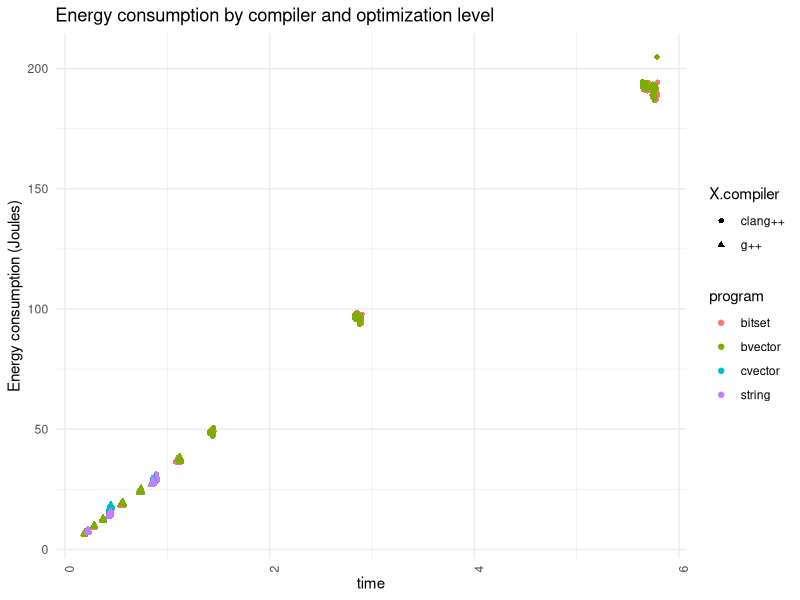

The R source for this figure: (Note: this script raises an error after producing the figure.)
## ----energy.setup, echo=F,message=F,warning=F---------------------------------
library(dplyr)
library(ggplot2)
pccito.raw <- read.csv("../data/pccito-20240715-213921.csv",sep=";")
pccito.init <- pccito.raw[pccito.raw$work=="i",]
pccito.init$seed <- NULL
pccito.init$work <- NULL

pccito.init %>% group_by(X.compiler,opt,program,length) %>% summarise(mean.energy=mean(energy),sd.energy=sd(energy),mean.time = mean(time), sd.time = sd(time)) -> pccito.summary

ggplot(pccito.init,aes(x=time,y=energy,shape=X.compiler,color=program)) + geom_point() + theme_minimal() + theme(axis.text.x = element_text(angle = 90, hjust = 1)) + labs(title="Energy consumption by compiler and optimization level",x="time",y="Energy consumption (Joules)") + scale_fill_brewer(palette="Set1")

pccito.energy.lm <- lm(energy ~  program + opt + X.compiler + length, data=pccito.init)

amd.raw <- read.csv("../data/amd-20240715-170708.csv",sep=";")
amd.init <- amd.raw[amd.raw$work=="i",]
amd.init$seed <- NULL
amd.init$work <- NULL

amd.init %>% group_by(X.compiler,opt,program,length) %>% summarise(mean.energy=mean(energy),sd.energy=sd(energy),mean.time = mean(time), sd.time = sd(time)) -> amd.summary

ggplot(amd.init,aes(x=time,y=energy,shape=X.compiler,color=program)) + geom_point() + theme_minimal() + theme(axis.text.x = element_text(angle = 90, hjust = 1)) + labs(title="Energy consumption by compiler and optimization level",x="time",y="Energy consumption (Joules)") + scale_fill_brewer(palette="Set1")

amd.energy.lm <- lm(energy ~  program + opt + X.compiler + length, data=amd.init)



